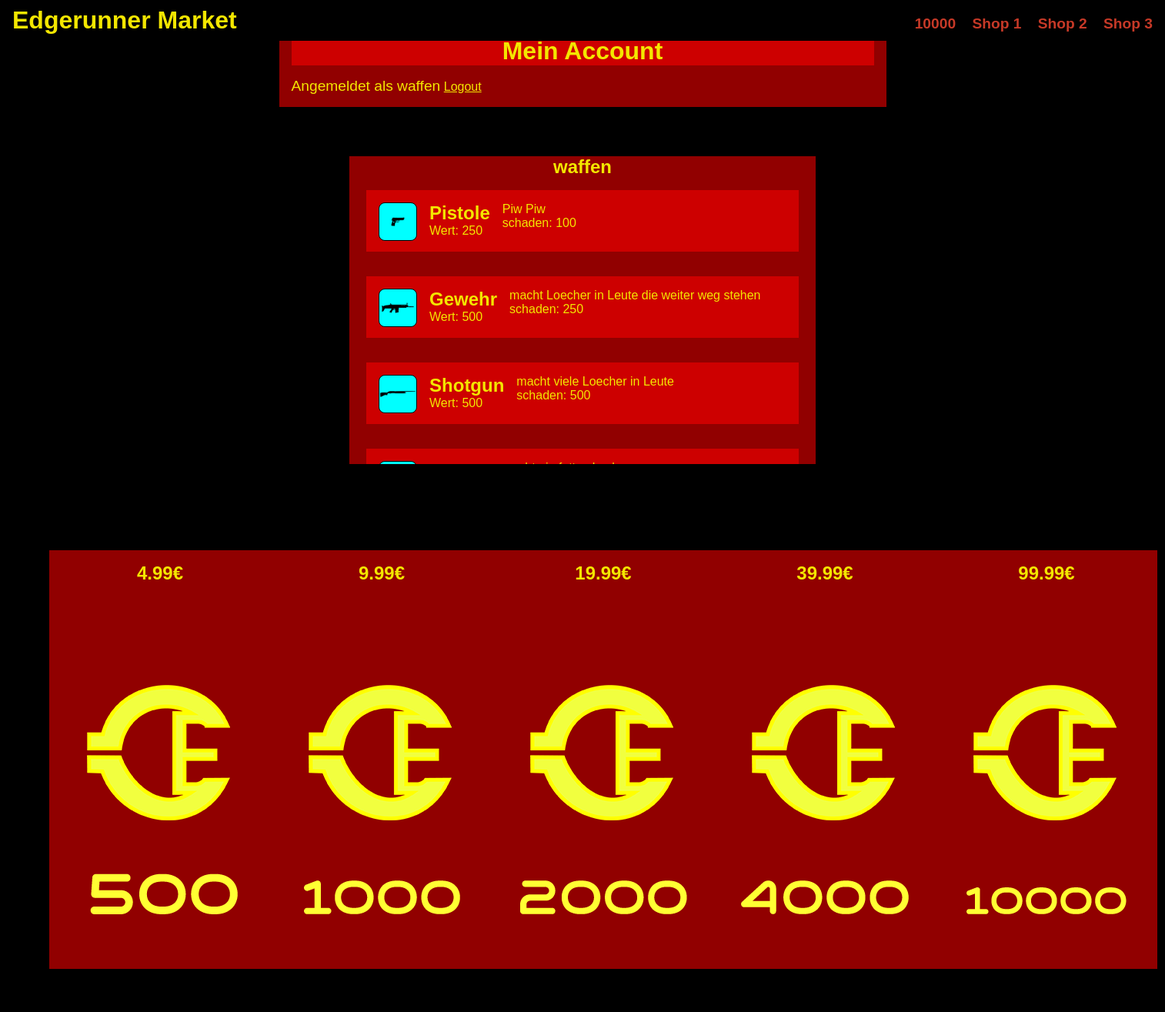
The app's page /Webseitenprojekt/index.php?action=coins (signed in) with its own data.
### tables this page shows
CREATE TABLE IF NOT EXISTS `user_resources` (
  `id` int(8) NOT NULL AUTO_INCREMENT,
  `productId` int(8) NOT NULL,
  `userId` int(8) NOT NULL,
  `count` int(8) NOT NULL,
  PRIMARY KEY (`id`),
  KEY `userId` (`userId`),
  KEY `productId` (`productId`),
  KEY `productId_2` (`productId`)
);

CREATE TABLE IF NOT EXISTS `products` (
  `id` int(8) NOT NULL AUTO_INCREMENT,
  `productId` varchar(12) NOT NULL,
  `name` varchar(16) DEFAULT NULL,
  `description` varchar(64) NOT NULL,
  `image` varchar(128) NOT NULL DEFAULT 'ProductImages/noImage.png',
  `price` int(8) NOT NULL,
  `itemtype` enum('weapon','amor','item') NOT NULL,
  `damage` int(8) NOT NULL,
  `isConsumeable` tinyint(1) NOT NULL DEFAULT 0,
  PRIMARY KEY (`id`),
  UNIQUE KEY `productId` (`productId`)
);

### Webseitenprojekt/php/PHP_Forms/inventorySlot.php (the view, shortened to what this page needs)
<?php
    function getItem($itemID, $slotID){
        $conn = dbConnect();
        try{
            $query = $conn->prepare('SELECT products.name,
            products.description, products.image,
            products.price, products.damage , products.itemtype
            FROM products
            WHERE products.id = ?');
            $query->bindParam( 1, $itemID, PDO::PARAM_INT );
            $query->execute();
            if($data = $query->fetchAll(PDO::FETCH_ASSOC))
            {
                $name = $data[0]['name'];
                $description = $data[0]['description'];
                $image = $data[0]['image'];
                $price = $data[0]['price'];
                $sellprice = $price/2;
                $damage = $data[0]['damage'];
                echo
                "<form class='inventorySlot' method ='post' action='index.php'>
                        <img src='$image' alt='Product Image'>
                        <div>
                            <h1>$name</h1>
                            <p>Wert: $sellprice</p>
                        </div>
                        <div>
                            <p>$description</p>";
                        if($data[0]['itemtype'] == 'weapon')
                            echo"<p>schaden: $damage</p>";
                   echo"</div>
                        <div> ";
                echo"</div>
                    </form>";
            }
        }catch(Exception $e){
            userMessage('Es ist Fehler aufgetreten'.$e->getMessage());
            $conn=null;
            return false;
        }
    }
?>

### Webseitenprojekt/index.php (shortened to what this page needs)
<!DOCTYPE html>
<html lang="de">
  <head>
    <link rel="stylesheet" href="style.CSS">
 </head>
 <body>
    <?php include 'PHP/navbar.php'; ?>
    <video width="100vw" height="100vh"  autoplay="" loop="" muted="" playsinline="">
      <source src="videos/turntable1.mp4" type="video/mp4">
    </video>
    <?php
      if(isset($_SESSION['access']) && ($_SESSION['access'] == "user" || $_SESSION['access'] == "admin")){
        include 'PHP/PHP_Forms/accountOverviewWindow.php';
        include 'PHP/PHP_Forms/playerInventory.php';
        if($_GET['action'] == 'coins')
          include 'PHP/PHP_Forms/coinsWindow.php';
      }
    ?>
  </body>
</html>

### Webseitenprojekt/php/navbar.php (shortened to what this page needs)
<?php
	$coinsvalue = $_SESSION['EdgeCoins'];
?>
<nav>
	<div class="HomepageLink">
		<a href="index.php?action=noShop" id="HomepageName">Edgerunner Market</a>
	</div>
	<div>
		<a href="index.php?action=coins" ><?php echo($coinsvalue) ?></a>
		<?php if(!isset($_SESSION['nick'])) {
			echo '
			<a href="index.php?action=login" >Login</a>
			<a href="index.php?action=register">Register</a>
			';
		}else{
			echo'
			<a href="index.php?action=Shop1">Shop 1</a>
			<a href="index.php?action=Shop2">Shop 2</a>
			<a href="index.php?action=Shop3">Shop 3</a>
			';
		}?>
	</div>
</nav>

### Webseitenprojekt/php/PHP_Forms/accountOverviewWindow.php
<form>
	<h1>Mein Account</h1>
	<div>
		<label id="nick"></label>
		<a href="index.php?action=logout" id="logout" >Logout</a>
	</div>
</form>

### Webseitenprojekt/php/PHP_Forms/playerInventory.php (shortened to what this page needs)
<?php
    function getItemsInInventory(){
        $conn = dbConnect();
        try{
            $query = $conn->prepare('SELECT productId, id
            FROM user_resources
            WHERE user_resources.userId = ?');
            $query->bindParam( 1, $_SESSION['id'], PDO::PARAM_INT );
            $query->execute();
            if($data = $query->fetchAll(PDO::FETCH_ASSOC)){
                echo '<div class="inventorySlotContainer">';
                echo '<h1 class="inventoryName">'.$_SESSION['nick'].'</h1>';
                foreach($data as $item)
                {
                    $itemID = $item['productId'];
                    $slotID = $item['id'];
                    include_once 'inventorySlot.php';
                    getItem($itemID,$slotID);
                }
                echo '</div>';
            }else{
                echo'Dein Inventar ist Leer';
            }
        }catch(Exception $e){
            userMessage('Es ist Fehler aufgetreten'.$e->getMessage());
            $conn=null;
            return false;
        }
    }
?>
<section class="playerInventoryFrame">
                <?php
            getItemsInInventory();
        ?>
</section>

### Webseitenprojekt/php/PHP_Forms/coinsWindow.php (shortened to what this page needs)
    <section class="cointsWindow">
        <article id="coinsWindowArticle" z-index="1" background-color='white'>
            <form action="./" method="post">
                <h2 class="realMoney">4.99€</h2>
                <input type="image" src="images/Shopcoin500.png" alt="500"/>
            </form>
            <form action="./" method="post">
                <h2 class="realMoney">9.99€</h2>
                <input type="image" src="images/Shopcoin1000.png" alt="1000"/>
            </form>
            <form action="./" method="post">
                <h2 class="realMoney">19.99€</h2>
                <input type="image" src="images/Shopcoin2000.png" alt="2000"/>
            </form>
            <form action="./" method="post">
                <h2 class="realMoney">39.99€</h2>
                <input type="image" src="images/Shopcoin4000.png" alt="4000"/>
            </form>
            <form action="./" method="post">
                <h2 class="realMoney">99.99€</h2>
                <input type="image" src="images/Shopcoin10000.png" alt="10000"/>
            </form>
        </article>
</section>

### Webseitenprojekt/style.css (style rules this page uses)
:root { --bgColContent: #ff000091; --themeColContent: #ff00008c; --textCol:#F3E600; --bgCol:rgb(0, 0, 0); --linkCol:#c63927; --borderCol: rgb(0, 0, 0); --hoverCol:#00ffffba; }
* { margin:0; padding:0; }
body { font-family: 'normalLetters','cyberpunk', tahoma, sans-serif, Arial ; background-color:var(--bgCol); }
h2 { color:var(--linkCol); }
nav { background-color:var(--bgCol); position:fixed; z-index: 4 ; left: 0; right: 0; top: 0; display:flex; align-items:baseline; justify-content: space-between; gap:2rem; padding:0.5rem; font-family: 'normalLetters','cyberpunk',Arial; font-size:1.2rem; }
nav a { padding:.5rem; text-decoration:none; color:var(--linkCol); font-weight: 900; }
nav a:first-letter { font-size:1.7rem; }
#HomepageName { color:#F3E600; font-family: 'cyberpunk',Arial; font-size:2rem; }
#coinsWindowArticle { display:flex !important; flex-direction: row !important; width:auto !important; height:80vh !important; align-content: space-between; margin: 2rem 4rem; background-color: none; }
#coinsWindowArticle form { height:512px !important; width: 256px !important; transition: all .2s ease-in-out; }
#coinsWindowArticle .realMoney { display:block; align-self: center; color:var(--textCol); }
#coinsWindowArticle form input { height:512px !important; width: 256px !important; }
.playerInventoryFrame { width:100vw !important; height:60vh !important; display: flex !important; flex-direction:row !important; justify-content:center !important; align-self: center !important; z-index:0 !important; }
.inventorySlotContainer { background-color: var(--bgColContent) !important; width:40vw !important; height:50vh !important; z-index:1; margin:2rem; display:flex !important; flex-direction:column; overflow-y: scroll !important; scrollbar-width: none; }
.inventorySlot { background-color: var(--themeColContent) !important; width:35vw !important; height:6vh !important; display:flex !important; flex-direction:row !important; justify-content:left !important; align-content: baseline; margin : 1rem auto !important; z-index:2 !important; transition: all .2s ease-in-out; }
.inventorySlot img { background-color: aqua; width:auto; height:6vh; }
.inventorySlot h1 { text-align: left; color:var(--textCol) !important; background-color:transparent !important; }
.inventorySlot p { text-align: left; color:var(--textCol) !important; }
.inventoryName { background-color:transparent !important; }
form, .admin { display:flex; flex-direction: column; width: 50vw; padding: 1rem; gap: 1rem; background-color:var(--bgColContent); margin:2rem auto; }
form input, form textarea, form output, .productButton, #addProductButton { border-radius: 0.3rem; border:none; height:1.5rem; }
#enter, h1 { background-color:var(--themeColContent); color: var(--textCol); text-align: center; }
#enter, label { font-size: 1.2rem; }
label { border:none; color: var(--textCol); }
#logout { max-width:4rem; color: var(--textCol); }
form img { width:3rem; height:3rem; background-color: var(--bgCol); border-radius:.5rem; border:0.1rem solid var(--borderCol); }
video { display: block; z-index: -1; width :99vw; height:99vh; object-fit: cover; position: fixed; }

### records on screen
user_resources: productId.image (picture), productId.name "Pistole", productId.price "250", productId.description "Piw Piw", productId.damage "100"
user_resources: productId.image (picture), productId.name "Gewehr", productId.price "500", productId.description "macht Loecher in Leute die weiter weg stehen", productId.damage "250"
user_resources: productId.image (picture), productId.name "Shotgun", productId.price "500", productId.description "macht viele Loecher in Leute", productId.damage "500"
user_resources: productId.image (picture)

### other values on screen
$coinsvalue "10000"
$_SESSION['nick'] "waffen"
